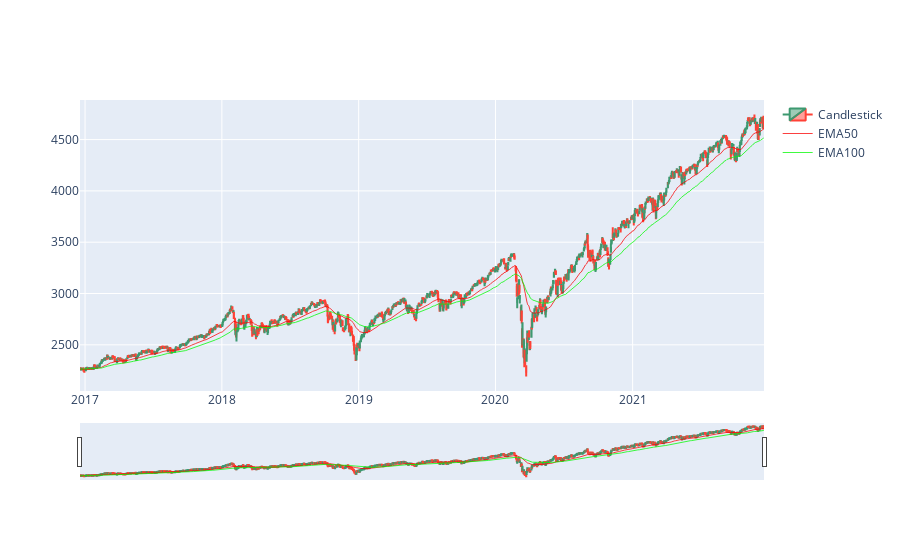

The code cell stored with this chart in its notebook:
### Markdown cell above
## Plotting Moving Averages

### Code cell
fig = go.Figure()

candle = go.Candlestick(x=gspc_df.index, open=gspc_df['Open'],
    high=gspc_df['High'], low=gspc_df['Low'],
    close=gspc_df['Close'], name="Candlestick")

ema50_line = go.Scatter(x=gspc_df.index, y=gspc_df['EMA50'], 
    line=dict(color='rgba(250, 0, 0, 0.75)', 
    width=1), name="EMA50")

ema100_line = go.Scatter(x=gspc_df.index, y=gspc_df['EMA100'], 
    line=dict(color='rgba(0, 250, 0, 0.75)', 
    width=1), name="EMA100")

fig.add_trace(candle)
# 1st support line
fig.add_trace(ema50_line)
# 2nd support line
fig.add_trace(ema100_line)

fig.show()

# What we see with the support line is that if we hit it the market bounces back. When candles are green that means we have more buyers than sellers and vice versa.
# Support levels are good indicators and the market normally only breaks support when an event occurs that is external to the market.

### Figure 1 — Plotly figure (JSON) as saved in the notebook; plotly's stock layout.template omitted (floating-point values rounded to 4 significant figures; data arrays with more than 128 entries replaced by an {"elided": "..."} marker saying what was removed)
{"data": [{"close": {"elided": "1259 float values"}, "high": {"elided": "1259 float values"}, "low": {"elided": "1259 float values"}, "name": "Candlestick", "open": {"elided": "1259 float values"}, "type": "candlestick", "x": {"elided": "1259 str values"}}, {"line": {"color": "rgba(250, 0, 0, 0.75)", "width": 1}, "name": "EMA50", "type": "scatter", "x": {"elided": "1259 str values"}, "y": {"elided": "1259 float values"}}, {"line": {"color": "rgba(0, 250, 0, 0.75)", "width": 1}, "name": "EMA100", "type": "scatter", "x": {"elided": "1259 str values"}, "y": {"elided": "1259 float values"}}], "layout": {}}
